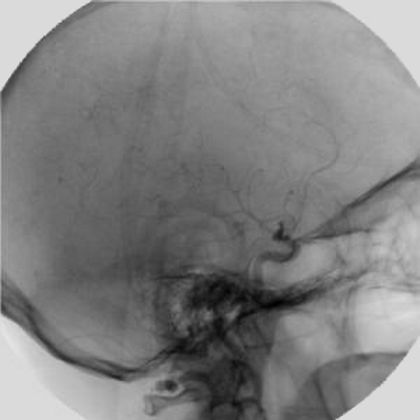
#> input picture Imagens/imagem-01.tif, 420 x 420 px
$ python Quest_2.py
#> lines starting #> are read from the running program, lines starting #| are printed output that depends on the picture; after the words box and inside, x2 and y2 are one past the last pixel; in counts of white or black regions, pixels touching at a corner belong together
import cv2
import numpy as np
import matplotlib.pyplot as plt

# Carregar as imagens em escala de cinza
img1 = cv2.imread('Imagens/imagem-01.tif', cv2.IMREAD_GRAYSCALE)
#> img1 is the input picture: shape (420, 420); min 0, max 229, mean 129.3
img2 = cv2.imread('Imagens/imagem-02.tif', cv2.IMREAD_GRAYSCALE)
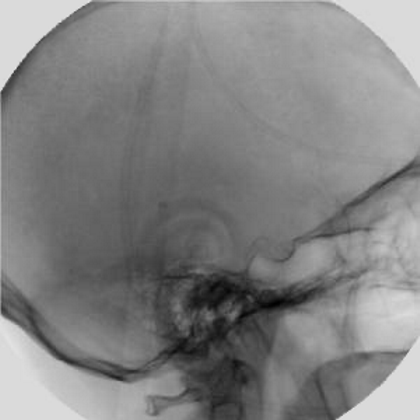
#> input picture Imagens/imagem-02.tif, 420 x 420 px
#> img2 is the input picture: shape (420, 420); min 0, max 234, mean 130.7

# Verifica se as imagens foram carregadas corretamente
if img1 is None or img2 is None:
    print("Erro ao carregar as imagens.")
    exit()

# Calcular a diferença absoluta entre as imagens
diff = cv2.absdiff(img1, img2)
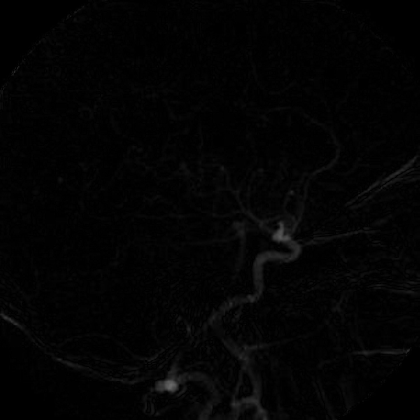
#> diff: shape (420, 420); min 0, max 104, mean 3.3

# Aplicar limiar para destacar diferenças (em branco)
_, diff_bin = cv2.threshold(diff, 30, 255, cv2.THRESH_BINARY)
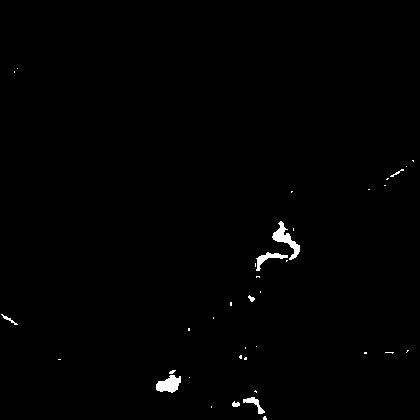
#> diff_bin: shape (420, 420); 0.7% white; 37 white regions (29 under 20 px), largest, box (x1, y1, x2, y2) and area: (272, 221, 300, 260) 354, (156, 375, 181, 393) 298, (256, 252, 288, 271) 189

# Plotar as imagens lado a lado
#> (the run stopped early here; a loop or call above may not have finished)
